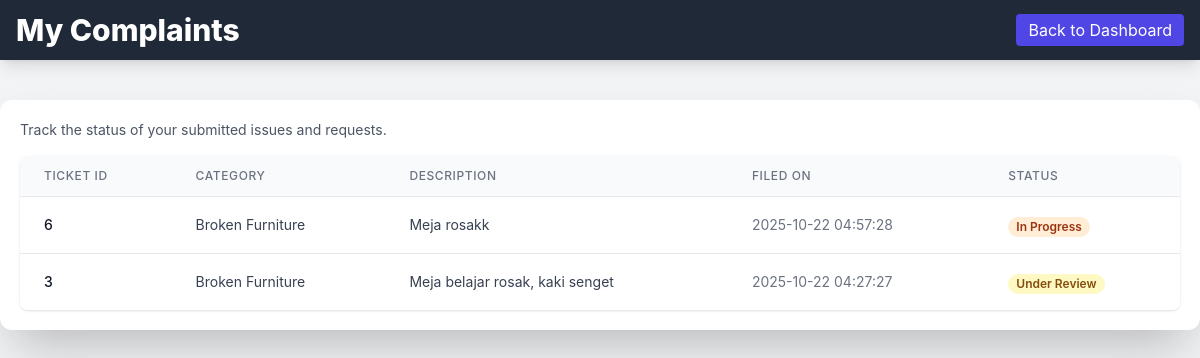
Page /student_complaint_list.php (signed in) on the earlier database version.
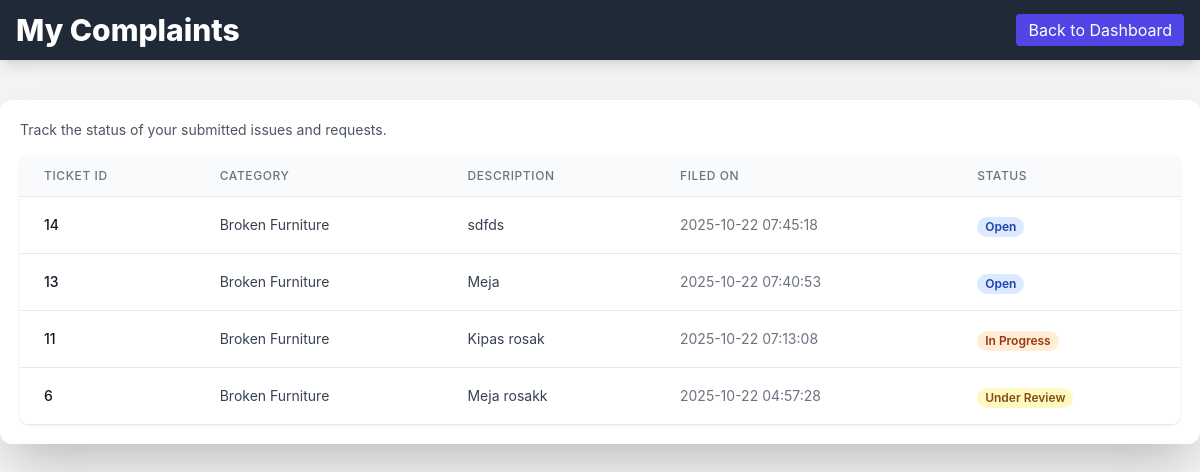
Same page on the later database version.
### tables this page shows
CREATE TABLE `tickets` (
  `ticket_id` int(11) NOT NULL,
  `student_id` varchar(50) NOT NULL,
  `category` varchar(100) DEFAULT NULL,
  `description` text DEFAULT NULL,
  `attachment_path` varchar(255) DEFAULT NULL,
  `status` varchar(20) DEFAULT 'Open',
  `created_at` timestamp NOT NULL DEFAULT current_timestamp(),
  `updated_at` timestamp NOT NULL DEFAULT current_timestamp() ON UPDATE current_timestamp()
);

### conn.php (called while the page is built, shortened)
<?php
$host = 'localhost';
$user = 'root';
$pass = '';
$dbname = 'hostel';
$conn = new mysqli($host, $user, $pass, $dbname);
function getStudentComplaints($student_id) {
    global $conn;
    $query = "SELECT ticket_id, category, description, created_at, status, attachment_path FROM tickets
              WHERE student_id = '$student_id' AND category != 'Room Change'
              ORDER BY created_at DESC";
    $result = $conn->query($query);
    $data = [];
    if ($result) {
        while ($row = $result->fetch_assoc()) {
            $data[] = $row;
        }
    }
    return $data;
}
?>

### student_complaint_list.php (the view, shortened to what this page needs)
<?php
require 'conn.php';
$student_id = $_SESSION['student_id'];
$complaints = getStudentComplaints($student_id);
?>
<!DOCTYPE html>
<html lang="en">
<head>
    <script src="https://cdn.tailwindcss.com"></script>
</head>
<body class="bg-gray-100 text-gray-900 m-0 p-0">
    <header class="bg-gray-800 text-white py-3 px-4 shadow-lg">
        <div class="max-w-7xl mx-auto flex items-center justify-between">
            <h1 class="text-3xl font-extrabold m-0">My Complaints</h1>
            <a href="student_dashboard.php" class="py-1 px-3 rounded bg-indigo-600 hover:bg-indigo-700">Back to Dashboard</a>
        </div>
    </header>
    <div class="max-w-7xl mx-auto my-10 p-5 bg-white rounded-xl shadow-2xl">
        <p class="text-sm text-gray-600 mb-4">Track the status of your submitted issues and requests.</p>
        <div class="overflow-x-auto bg-white rounded-lg shadow">
            <table class="min-w-full divide-y divide-gray-200">
                <thead class="bg-gray-50">
                    <tr>
                        <th class="px-6 py-3 text-left text-xs font-medium text-gray-500 uppercase tracking-wider">Ticket ID</th>
                        <th class="px-6 py-3 text-left text-xs font-medium text-gray-500 uppercase tracking-wider">Category</th>
                        <th class="px-6 py-3 text-left text-xs font-medium text-gray-500 uppercase tracking-wider">Description</th>
                        <th class="px-6 py-3 text-left text-xs font-medium text-gray-500 uppercase tracking-wider">Filed On</th>
                        <th class="px-6 py-3 text-left text-xs font-medium text-gray-500 uppercase tracking-wider">Status</th>
                    </tr>
                </thead>
                <tbody class="bg-white divide-y divide-gray-200">
                    <?php foreach ($complaints as $ticket): ?>
                        <tr>
                            <td class="px-6 py-4 whitespace-nowrap text-sm font-medium text-gray-900"><?php echo htmlspecialchars($ticket['ticket_id']); ?></td>
                            <td class="px-6 py-4 whitespace-nowrap text-sm text-gray-700"><?php echo htmlspecialchars($ticket['category']); ?></td>
                            <td class="px-6 py-4 text-sm text-gray-700 max-w-xs truncate"><?php echo htmlspecialchars($ticket['description']); ?></td>
                            <td class="px-6 py-4 whitespace-nowrap text-sm text-gray-500"><?php echo htmlspecialchars($ticket['created_at']); ?></td>
                            <td class="px-6 py-4 whitespace-nowrap">
                                <span class="px-2 inline-flex text-xs leading-5 font-semibold rounded-full
                                    <?php
                                        if ($ticket['status'] === 'Open') echo 'bg-blue-100 text-blue-800';
                                        elseif ($ticket['status'] === 'Under Review') echo 'bg-yellow-100 text-yellow-800';
                                        elseif ($ticket['status'] === 'In Progress') echo 'bg-orange-100 text-orange-800';
                                        elseif ($ticket['status'] === 'Resolved') echo 'bg-green-100 text-green-800';
                                        else echo 'bg-red-100 text-red-800';
                                    ?>">
                                    <?php echo htmlspecialchars($ticket['status']); ?>
                                </span>
                            </td>
                        </tr>
                    <?php endforeach; ?>
                </tbody>
            </table>
        </div>
    </div>
</body>
</html>

Differences in the rows shown:
removed tickets: ticket_id "3", category "Broken Furniture", description "Meja belajar rosak, kaki senget", created_at "2025-10-22 04:27:27", status "Under Review"
added tickets: ticket_id "14", category "Broken Furniture", description "sdfds", created_at "2025-10-22 07:45:18", status "Open"
added tickets: ticket_id "13", category "Broken Furniture", description "Meja", created_at "2025-10-22 07:40:53", status "Open"
added tickets: ticket_id "11", category "Broken Furniture", description "Kipas rosak", created_at "2025-10-22 07:13:08", status "In Progress"
changed tickets "Meja rosakk": status "In Progress" → "Under Review"
